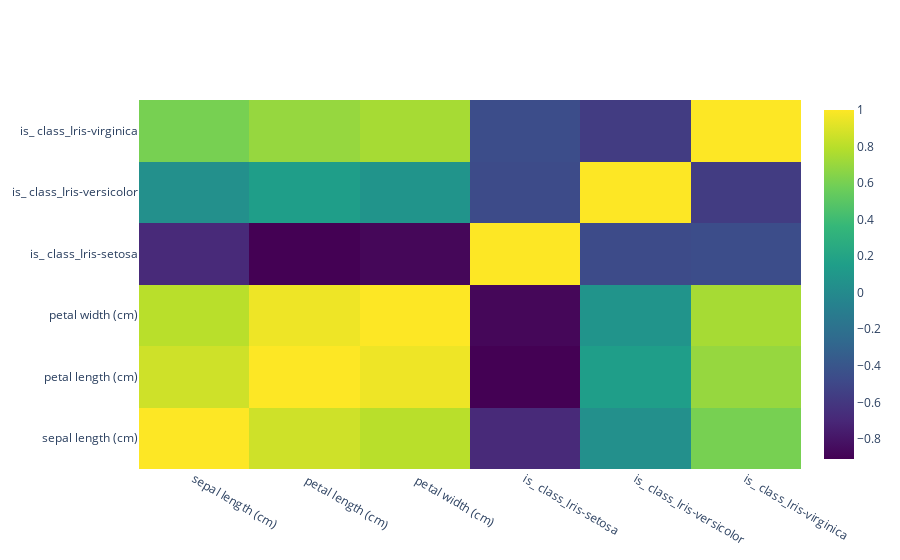

The notebook cell this image was saved under:
### Code cell
# Prepare data for training with input rust functions expect
label_col = 1

train_data, test_data = split_train_test(encoded, 0.7, True)

# Remove any encoded data of the same class
train_data_features = train_data.copy()
remove_encoded_category_data_and_label(train_data_features, feature_to_encoded_cols, label_col)
train_data_features_list = train_data_features.values.tolist()

# Get labels
train_data_labels = train_data.iloc[:, label_col].values.tolist()
train_data_features

### Figure 1 — Plotly figure (JSON) as saved in the notebook; plotly's stock layout.template omitted (floating-point values rounded to 4 significant figures)
{"data": [{"colorscale": [[0, "#440154"], [0.1111, "#482878"], [0.2222, "#3e4989"], [0.3333, "#31688e"], [0.4444, "#26828e"], [0.5556, "#1f9e89"], [0.6667, "#35b779"], [0.7778, "#6ece58"], [0.8889, "#b5de2b"], [1, "#fde725"]], "type": "heatmap", "x": ["sepal length (cm)", " petal length (cm)", " petal width (cm)", "is_ class_Iris-setosa", "is_ class_Iris-versicolor", "is_ class_Iris-virginica"], "y": ["sepal length (cm)", " petal length (cm)", " petal width (cm)", "is_ class_Iris-setosa", "is_ class_Iris-versicolor", "is_ class_Iris-virginica"], "z": [[1, 0.8602, 0.8005, -0.6881, 0.04172, 0.6018], [0.8602, 1, 0.9558, -0.9101, 0.1549, 0.6951], [0.8005, 0.9558, 1, -0.8781, 0.07738, 0.7436], [-0.6881, -0.9101, -0.8781, 1, -0.4748, -0.4557], [0.04172, 0.1549, 0.07738, -0.4748, 1, -0.567], [0.6018, 0.6951, 0.7436, -0.4557, -0.567, 1]]}], "layout": {}}
